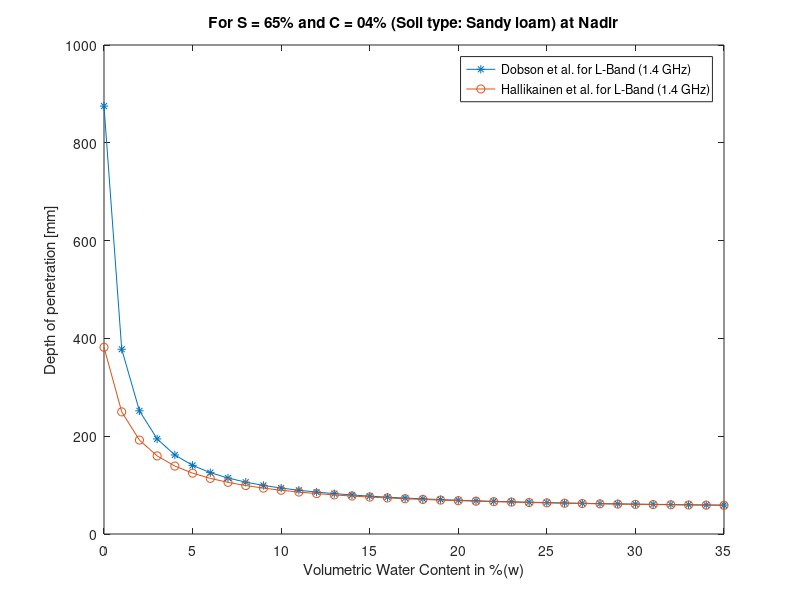

Write MATLAB code to recreate this figure.
%% L-C band dobson et. al. & hallikainen et. al
%figure 3
%%
clc
clear all
%close all
%% Dobson et. al.
c=3*10^8;
w=0:0.01:.35;
S=65;
C=4;
theta=00;
e_real= 2.37+(-5.24+0.55*S+0.15*C).*w+(146.04-0.74*S-0.85*C)*w.^2;
e_img= 0.06+(6.69+0.0367*S-0.0620*C).*w+(16.17-0.30*S+0.27*C)*w.^2;
lambda=((3*10^8)/(1.4*10^9))*1000;   % 1.4 GHz lambda in mm Dobson
for i=1:36
delta_p(i)=(lambda*sqrt(e_real(i)))/(2*pi*e_img(i));
end
delta_p=abs(delta_p);
figure
d_depth=delta_p*cosd(theta);
plot(w*100,d_depth,'-*')
xlabel('Volumetric Water Content (%)')
ylabel('Depth of penetration [mm]')
%text(15,500,'Dobson et. al. used \epsilon=a_0+(a_1+b_1S+c_1C)*w+(a_2+b_2S+c_2C)*w^2+(a_3+b_3S+c_3C)*w^3')
%text(15,400,'Hallikainen et. al. used \epsilon=(a_0+a_1S+a_2C)+(b_0+b_1S+b_2C)*w+(c_1+c_2S+c_3C)*w^2')
%% hallikainen et. al 
hold on 
lambda=((3*10^8)/(1.4*10^9))*1000;   % approx. 1.4 GHz (lambda in m)
e_real= (2.862-0.012*S+0.001*C)+(3.803+0.462*S-0.341*C).*w+(119.006-0.50*S-0.633*C)*w.^2;
e_img= (0.356-0.003*S-0.008*C)+(5.507+0.044*S-0.002*C).*w+(17.753-0.313*S+0.206*C)*w.^2;
%e_img=e_img+.079;
for i=1:36
delta_p(i)=(lambda*sqrt(e_real(i)))/(2*pi*e_img(i));
end
delta_p=abs(delta_p);
j=sqrt(-1);
e=abs(e_real+j*e_img);
h_depth=delta_p*cosd(theta);
plot(w*100,h_depth,'-o')
xlabel('Volumetric Water Content in %(w)')
ylabel('Depth of penetration [mm]')
title('For S = 65% and C = 04% (Soil type: Sandy loam) at Nadir')
legend('Dobson et al. for L-Band (1.4 GHz)','Hallikainen et al. for L-Band (1.4 GHz)' )